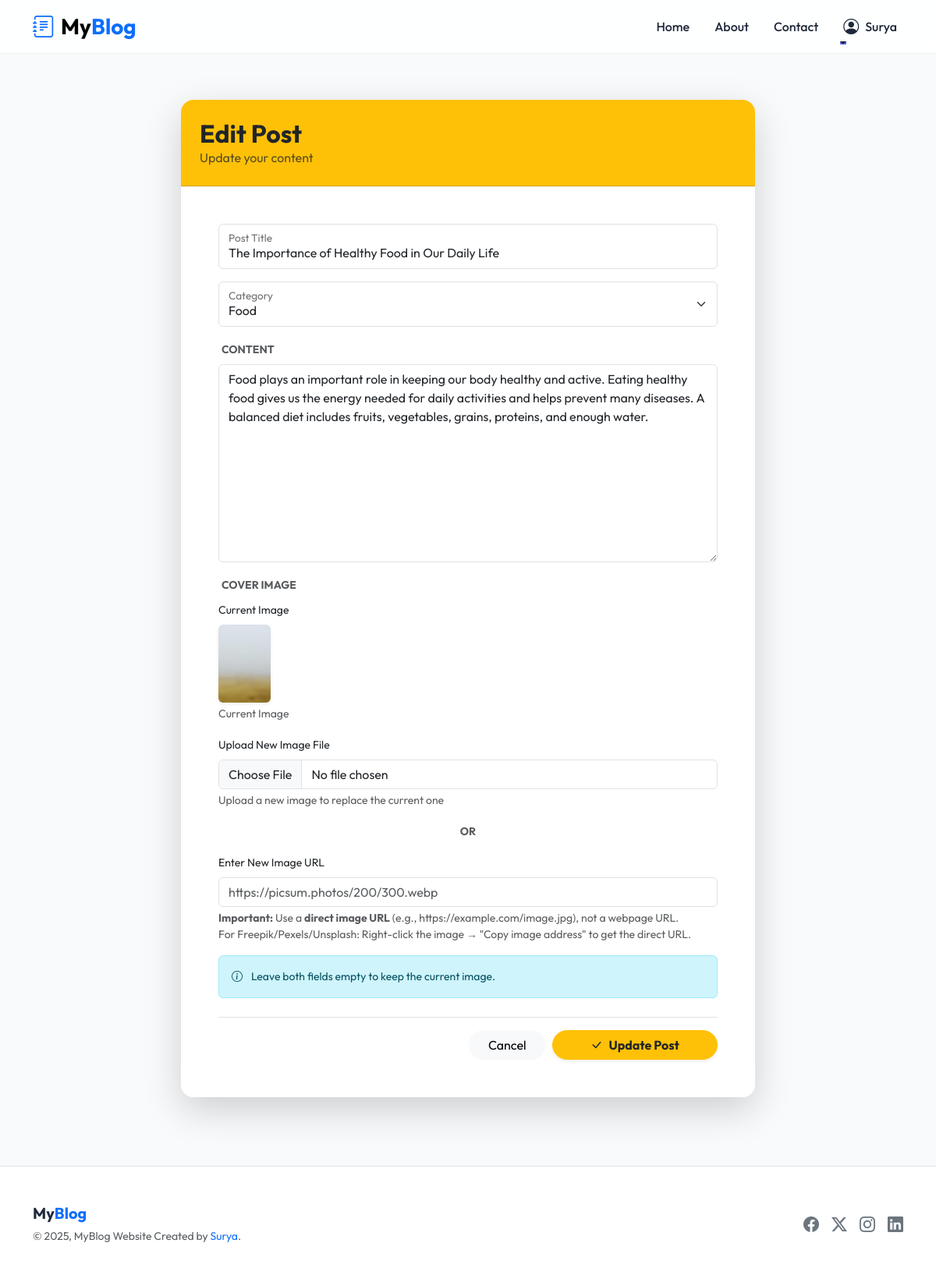
The app's page /edit_post/32 (signed in) with its own data.
### blog/models.py (models this page shows, shortened)
class Post(models.Model):
    title = models.CharField(max_length=100)
    content = models.TextField()
    img_url = models.ImageField(max_length=500, null=True, blank=True, upload_to="posts/images")
    image_url_online = models.URLField(max_length=500, null=True, blank=True, help_text="Online image URL (if provided instead of file upload)")
    created_at = models.DateTimeField(auto_now_add=True)
    slug = models.SlugField(max_length=500, blank=True, null=True)
    category = models.ForeignKey(Category, on_delete=models.CASCADE)
    user = models.ForeignKey(User, on_delete=models.CASCADE, null=True, blank=True)
    saved_by = models.ManyToManyField(User, related_name='saved_posts', blank=True)
    is_published = models.BooleanField(default=False)
    @property
    def formatted_img_url(self):
        category_seeds = {
            "Technology": "tech",
            "Science": "science",
            "Art": "art",
            "Sports": "sports",
            "Food": "food",
        }
        if self.image_url_online:
            return self.image_url_online
        if self.img_url and hasattr(self.img_url, 'name') and self.img_url.name:
            try:
                file_path = os.path.join(settings.MEDIA_ROOT, self.img_url.name)
                if os.path.exists(file_path) and os.path.getsize(file_path) > 0:
                    uploaded_url = self.img_url.url
                    if uploaded_url.startswith(('http://', 'https://')):
                        return uploaded_url
                    return uploaded_url
            except (ValueError, AttributeError, OSError, Exception):
                pass

class Category(models.Model):
    name = models.CharField(max_length=100)

### blog/views.py (the view, shortened to what this page needs)
# urls.py: path("edit_post/<int:post_id>", views.edit_post, name="edit_post"),
@login_required
@login_required
def edit_post(request, post_id):
    post = get_object_or_404(Post, id=post_id)
    if post.user != request.user:
        messages.error(request, "You are not authorized to edit this post")
        return redirect("blog:dashboard")
    categories = Category.objects.all()
    form = PostForm(instance=post)  # Initialize form with instance for GET request
    return render(
        request,
        "blog/edit_post.html",
        {"categories": categories, "post": post, "form": form},
    )

### blog/templates/blog/edit_post.html (shortened to what this page needs)
{% extends 'blog/base.html' %}
{% block content %}
<div class="container py-5">
    <div class="row justify-content-center">
        <div class="col-lg-8 animate__animated animate__fadeInUp">
            <div class="card border-0 shadow-lg rounded-4 overflow-hidden">
                <div class="card-header bg-warning text-dark p-4 position-relative overflow-hidden">
                    <div class="position-relative z-1">
                        <h2 class="fw-bold mb-0">Edit Post</h2>
                        <p class="mb-0 opacity-75">Update your content</p>
                    </div>
                </div>
                <div class="card-body p-4 p-md-5 bg-white">
                    <form method="post" enctype="multipart/form-data">
                        <div class="form-floating mb-3">
                            <input type="text" class="form-control" name="title" id="title"
                                placeholder="Enter post title" value="{{post.title}}" required>
                            <label for="title">Post Title</label>
                        </div>
                        <div class="form-floating mb-3">
                            <select class="form-select" id="category" name="category" required>
                                {% if categories %}
                                {% for category in categories %}
                                <option {% if post.category.id == category.id %}selected{% endif %}
                                    value="{{category.id}}">{{category.name}}</option>
                                {% endfor %}
                                {% endif %}
                            </select>
                            <label for="category">Category</label>
                        </div>
                        <div class="mb-3">
                            <label for="content" class="form-label text-muted ms-1 small fw-bold">CONTENT</label>
                            <textarea class="form-control" id="content" name="content" rows="10"
                                style="min-height: 200px;">{{post.content}}</textarea>
                        </div>
                        <div class="mb-4">
                            <label class="form-label text-muted ms-1 small fw-bold">COVER IMAGE</label>
                            {% if post.formatted_img_url %}
                            <div class="mb-3">
                                <label class="form-label small">Current Image</label>
                                <div class="mb-2">
                                    <img src="{{post.formatted_img_url}}" alt="Current Image" class="rounded shadow-sm"
                                        style="max-height: 100px;">
                                    <small class="d-block text-muted mt-1">Current Image</small>
                                </div>
                            </div>
                            {% endif %}
                            <div class="mb-3">
                                <label for="img_url" class="form-label small">Upload New Image File</label>
                                <input type="file" class="form-control" name="img_url" id="img_url" accept="image/*">
                                <div class="form-text">Upload a new image to replace the current one</div>
                            </div>
                            <div class="text-center my-3">
                                <span class="text-muted small fw-bold">OR</span>
                            </div>
                            <div class="mb-3">
                                <label for="id_image_url_input" class="form-label small">Enter New Image URL</label>
                                {{ form.image_url_input }}
                                <div class="form-text">
                                    <strong>Important:</strong> Use a <strong>direct image URL</strong> (e.g., https://example.com/image.jpg), not a webpage URL.
                                    <br>For Freepik/Pexels/Unsplash: Right-click the image → "Copy image address" to get the direct URL.
                                </div>
                            </div>
                            <div class="alert alert-info small mb-0">
                                <i class="bi bi-info-circle me-2"></i>
                                Leave both fields empty to keep the current image.
                            </div>
                        </div>
                        <div class="d-flex justify-content-end gap-2 pt-3 border-top">
                            <a href="{% url 'blog:dashboard' %}" class="btn btn-light rounded-pill px-4">Cancel</a>
                            <button type="submit" class="btn btn-warning rounded-pill px-5 shadow-sm text-dark fw-bold">
                                <i class="bi bi-check-lg me-2"></i>Update Post
                            </button>
                        </div>
                    </form>
                </div>
            </div>
        </div>
    </div>
</div>
{% endblock %}

### blog/templates/blog/includes/header.html (shortened to what this page needs)
<nav class="navbar navbar-expand-lg navbar-light fixed-top navbar-glass">
    <div class="container">
        <a class="navbar-brand fw-bold fs-3" href="/">
            <i class="bi bi-journal-text text-primary me-2"></i>My<span class="text-primary">Blog</span>
        </a>
        <div class="collapse navbar-collapse" id="navbarNav">
            <ul class="navbar-nav ms-auto align-items-center gap-3">
                <li class="nav-item">
                    <a class="nav-link" href="/">Home</a>
                </li>
                <li class="nav-item">
                    <a class="nav-link" href="/about">About</a>
                </li>
                <li class="nav-item">
                    <a class="nav-link" href="/contact">Contact</a>
                </li>
                {% if user.is_authenticated %}
                <li class="nav-item dropdown">
                    <a class="nav-link dropdown-toggle d-flex align-items-center gap-2" href="#" id="navbarDropdown"
                        role="button" data-bs-toggle="dropdown" aria-expanded="false">
                        <i class="bi bi-person-circle fs-5"></i>
                        <span>{{ user.username }}</span>
                    </a>
                </li>
                {% endif %}
            </ul>
        </div>
    </div>
</nav>
<div style="height: 80px;"></div>

### blog/static/blog/style.css (style rules this page uses)
:root { --primary-color: #6366f1; --primary-hover: #4f46e5; --secondary-color: #ec4899; --bg-color: #f8fafc; --text-color: #0f172a; --nav-bg: rgba(255, 255, 255, 0.85); --card-bg: #ffffff; --card-shadow: 0 4px 6px -1px rgb(0 0 0 / 0.1), 0 2px 4px -2px rgb(0 0 0 / 0.1); --card-shadow-hover: 0 10px 15px -3px rgb(0 0 0 / 0.1), 0 4px 6px -4px rgb(0 0 0 / 0.1); }
body { background-color: var(--bg-color); color: var(--text-color); }
a { text-decoration: none; transition: color 0.3s ease; }
.navbar-glass { background-color: var(--nav-bg); backdrop-filter: blur(10px); -webkit-backdrop-filter: blur(10px); border-bottom: 1px solid rgba(0, 0, 0, 0.05); }
.nav-link { font-weight: 500; color: var(--text-color) !important; position: relative; }
.nav-link::after { content: ''; position: absolute; width: 0; height: 2px; bottom: 0; left: 0; background-color: var(--primary-color); transition: width 0.3s ease; }

### blog/templates/blog/base.html (style rules this page uses)
:root { --primary-color: #6366f1; --secondary-color: #a855f7; --bg-color: #f8fafc; --text-color: #1e293b; --card-bg: #ffffff; }
body { font-family: 'Outfit', sans-serif; background-color: var(--bg-color); color: var(--text-color); display: flex; flex-direction: column; min-height: 100vh; }

### records on screen
Post: title "The Importance of Healthy Food in Our Daily Life", category "Food", content "Food plays an important role in keeping our body healthy and active. Eating healthy food gives us the energy needed for daily activities and helps prevent many diseases. A balanced diet includes fruits, vegetables, grains, proteins, and enough water.", formatted_img_url (picture)

### other values on screen
{{ user.username }} "Surya"
